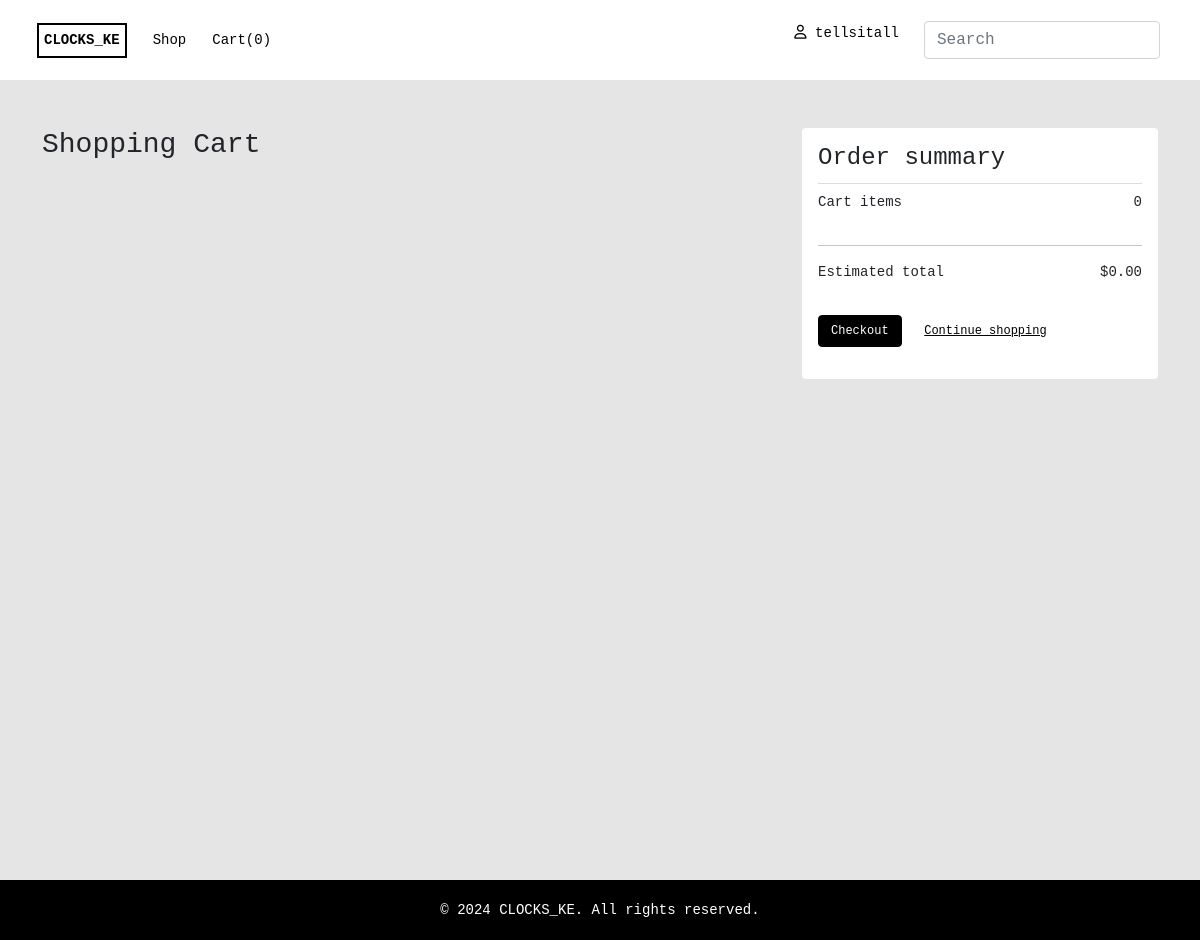
The page /cart (signed in) on the database as committed earlier.
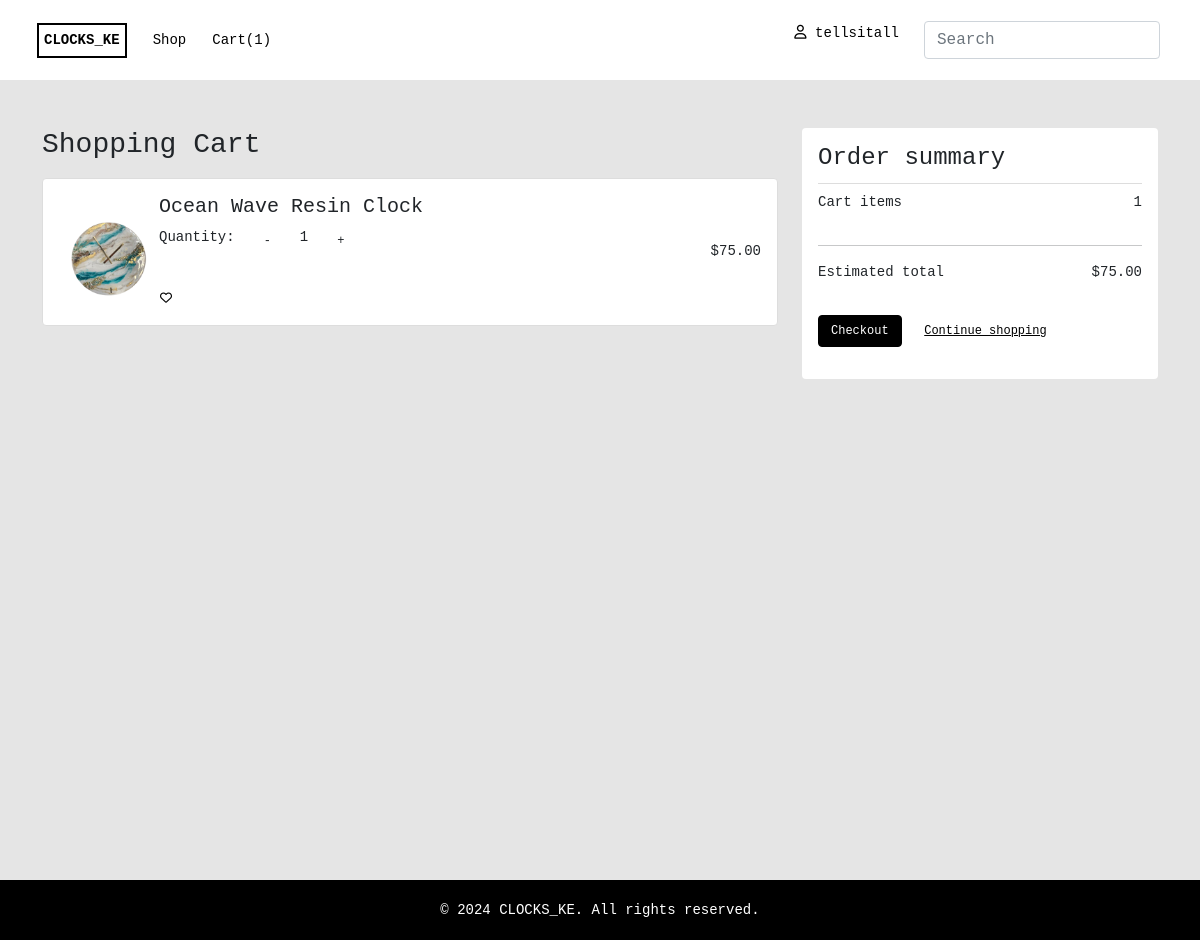
The same page on the database as committed later.
### store/models.py (models this page shows, shortened)
class Order(models.Model):
    customer = models.ForeignKey(Customer,
                                 on_delete=models.SET_NULL,
                                 null=True)
    date_ordered = models.DateTimeField(auto_now_add=True)
    complete = models.BooleanField(default=False)
    shipped = models.BooleanField(default=False)
    transaction_id = models.CharField(max_length=100, default=uuid.uuid4)
    @property
    def get_cart_total(self):
        orderitems = self.orderitem_set.all()
        total = sum([item.get_total for item in orderitems])
        return total
    @property
    def get_cart_items(self):
        orderitems = self.orderitem_set.all()
        total = sum([item.quantity for item in orderitems])
        return total

class OrderItem(models.Model):
    product = models.ForeignKey(Product, on_delete=models.SET_NULL, null=True)
    order = models.ForeignKey(Order, on_delete=models.SET_NULL, null=True)
    quantity = models.IntegerField(default=0, null=True, blank=True)
    date_added = models.DateTimeField(auto_now_add=True)
    product_name = models.CharField(max_length=255, null=True, blank=True)
    product_price = models.DecimalField(max_digits=10,
                                        decimal_places=2,
                                        null=True,
                                        blank=True)
    @property
    def get_total(self):
        if self.product:
            return self.product_price * self.quantity
        else:
            return 0

class Product(models.Model):
    id = models.AutoField(primary_key=True)
    name = models.CharField(max_length=200)
    price = models.FloatField()
    details = models.TextField()
    created_at = models.DateTimeField(auto_now_add=True)
    image = models.ImageField(default='clock1.png')

### store/views.py (the view)
# urls.py: path('cart', views.cart, name='cart'),
def cart(request):
    try:
        if request.user.is_authenticated:
            customer = request.user.customer
            order, created = Order.objects.get_or_create(customer=customer,
                                                         complete=False)
            items = order.orderitem_set.all()
        else:
            items = []
            order = {'get_cart_total': 0, 'get_cart_items': 0}
    except:
        items = []
        order = {'get_cart_total': 0, 'get_cart_items': 0}
    context = {'items': items, 'order': order}
    return render(request, 'store/cart.html', context)

### store/models.py (called while the page is built)
    def __str__(self):
        return self.email

### store/templates/store/cart.html
{% extends 'store/index.html' %} {% block content %} {% load static %}
<section class="shopping-cart py-5">
  <div class="container">
    <div class="row">
      <div class="col-md-8">
        <h3>Shopping Cart</h3>
        {% for item in items %}
        <div
          class="cart-item d-flex justify-content-between align-items-center p-3 my-3 bg-white rounded"
        >
          <img src="{{ item.product.image.url }}" class="img-fluid" />
          <div class="item-details flex-grow-1 ml-3">
            <h5>{{item.product.name}}</h5>
            <div class="quantity">
              <p>Quantity:</p>
              <p
                class="update-cart"
                data-product="{{item.product.id}}"
                data-action="remove"
              >
                <button class="btn btn-sm">-</button>
              </p>
              <p>{{item.quantity}}</p>
              <p
                class="update-cart"
                data-product="{{item.product.id}}"
                data-action="add"
              >
                <button class="btn btn-sm">+</button>
              </p>
            </div>
            <button class="btn btn-link p-0 ml-3">
              <i class="fa-regular fa-heart"></i>
            </button>
          </div>
          <div class="item-price text-right">
            <p class="mb-0">${{item.get_total | floatformat:2}}</p>
          </div>
        </div>
        {% endfor %}
      </div>
      <div class="col-md-4">
        <div class="order-summary p-3 bg-white rounded">
          <h4>Order summary</h4>
          <div class="d-flex justify-content-between">
            <p>Cart items</p>
            <p>{{order.get_cart_items}}</p>
          </div>
          <hr />
          <div class="d-flex justify-content-between">
            <p>Estimated total</p>
            <p class="font-weight-bold">
              ${{order.get_cart_total | floatformat:2}}
            </p>
          </div>
          <a href="{% url 'checkout' %}"
            ><button class="btn btn-dark btn-block my-3">Checkout</button></a
          >
          <a href="{% url 'shop' %}"
            ><button class="btn btn-link btn-block">
              Continue shopping
            </button></a
          >
        </div>
      </div>
    </div>
  </div>
</section>
{% endblock %}

### store/templates/store/index.html (shortened to what this page needs)
{% load static %}
<!DOCTYPE html>
<html lang="en">
<head>
  <link rel="stylesheet" href="{% static 'css/styles.css' %}" />
  <link rel="stylesheet" href="{% static 'css/shop.css' %}" />
  <link rel="stylesheet" href="{% static 'css/product.css' %}" />
  <link rel="stylesheet" href="{% static 'css/checkout.css' %}" />
  <link rel="stylesheet" href="{% static 'css/cart.css' %}" />
  <link rel="stylesheet" href="{% static 'css/signin.css' %}" />
  <link href="https://cdn.jsdelivr.net/npm/bootstrap@5.1.3/dist/css/bootstrap.min.css" rel="stylesheet"
 />
  <link rel="stylesheet" type="text/css"
    href="https://cdnjs.cloudflare.com/ajax/libs/toastr.js/latest/css/toastr.min.css" />
</head>
<body>
  <nav class="navbar custom-navbar navbar-expand-lg bg-body-tertiary">
    <div class="container-fluid">
      <a class="navbar-brand navbar-logo" href="{% url 'store' %}">CLOCKS_KE</a>
      <a class="nav-link" aria-current="page" href="{% url 'shop' %}">Shop</a>
      {% if user.is_staff %}
      <a href="{% url 'admin:index' %}" target="_blank">Staff</a>
      {% else %}
      <a href="{% url 'cart' %}">Cart({{order.get_cart_items}})</a>
      {% endif %}
      <div class="collapse navbar-collapse" id="navbarSupportedContent">
        <div class="end d-flex">
          <div class="user-profile ">
            {% if user.is_authenticated %}
            <a class="logout" href="{% url 'profile'%}">
              <i class="fa-regular fa-user"></i> <span class="d-none d-sm-inline">{{ user.first_name }}</span>
            </a>
            {% endif %}
          </div>
          <form class="d-flex" role="search">
            <input class="form-control me-2 search-input" type="search" placeholder="Search" aria-label="Search">
          </form>
        </div>
      </div>
    </div>
  </nav>
  {% block content %} {% endblock%}
  <section class="footer">
    <div class="footer-content">
      <p>© 2024 CLOCKS_KE. All rights reserved.</p>
    </div>
  </section>
</body>
</html>

Rows that differ between the two databases and show on the page:
removed Order: get_cart_items "0", get_cart_total "0.00"
added Order: get_cart_items "1", get_cart_total "75.00"
added OrderItem: product.image (picture), product.name "Ocean Wave Resin Clock", quantity "1", get_total "75.00"
